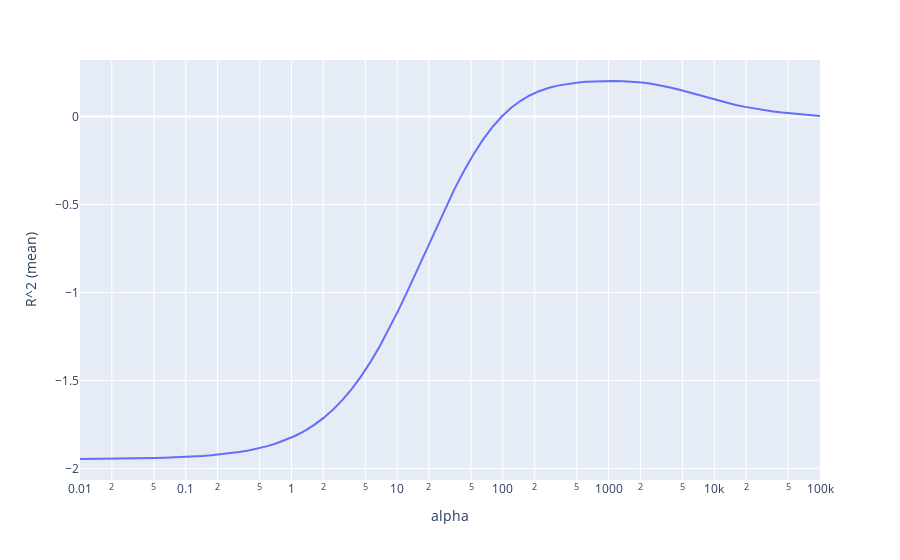

The notebook cell this image was saved under:
### Code cell
scores = []
for i in alphas:
    scores.append(cross_val_score(Ridge(alpha=i), test_X, test_y).mean())

result = pd.DataFrame(zip(alphas, scores), columns=['alpha', 'R^2 (mean)'])
fig = px.line(result, x='alpha', y='R^2 (mean)')
fig.update_xaxes(type='log')
fig
